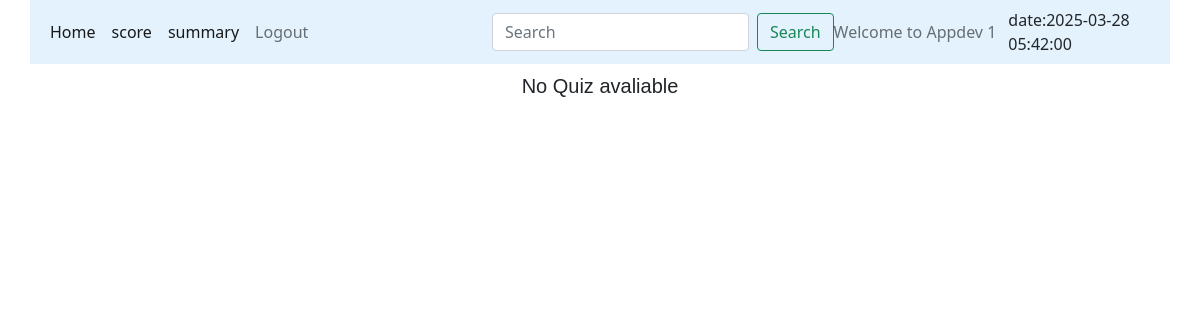
The app's page /user_dashboard/1/Appdev 1, older data.
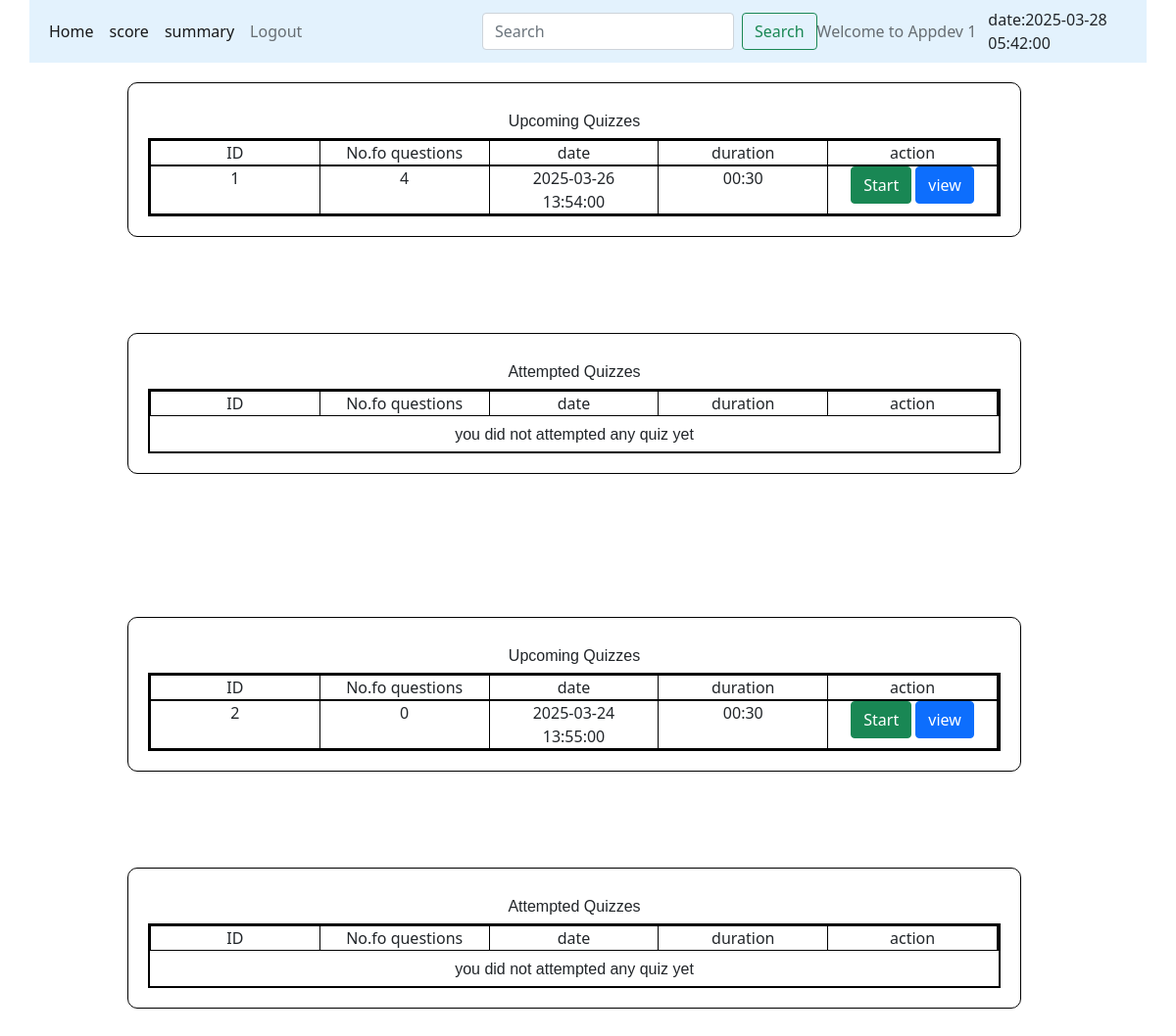
The same page, newer data.
### models/database.py (models this page shows)
class Quizzes(db.Model):
    __tablename__="Quizzes"
    id=db.Column(db.Integer, primary_key=True, autoincrement=True, unique=True)
    title=db.Column(db.String(100), nullable=False)
    Chapter_id=db.Column(db.Integer, db.ForeignKey('Chapters.id',ondelete="CASCADE"))
    total_score=db.Column(db.Integer, default=100, nullable=False)
    date=db.Column(db.DateTime, nullable=False)
    time_duration=db.Column(db.String(11), nullable=False)
    remark=db.Column(db.String(100))
    status=db.Column(db.String(100),default="Active", nullable=False)
    Question=db.relationship('Questions', backref="Quizzes", cascade="all, delete-orphan")
    Score=db.relationship('Scores', backref='Quizzes', cascade="all, delete-orphan")

### controllers/main.py (the view)
@app.route("/user_dashboard/<id>/<name>" ,methods=["GET","POST"])
def user_dashboard(name,id):
    quizzes=Quizzes.query.all()
    datetime_now=datetime.today().strftime('%Y-%m-%dT%H:%M')
    datetime_now=datetime.strptime(datetime_now,'%Y-%m-%dT%H:%M')
    return render_template("user_dashboard.html",name=name, id=id, quizzes=quizzes, datetime_now=datetime_now)

### templates/user_dashboard.html (shortened to what this page needs)
{%extends "user_layout.html"%}
{%block content%}
            {%if quizzes%}
            {%for q in quizzes%}
            <div>
              {%if q.status=="Active"%}
              <div class="small_form">
                <h4 class="center">Upcoming Quizzes</h4>
                <div class="container text-center">
                  <div class="row">
                    <div class="col">
                      ID
                    </div>
                    <div class="col">
                      No.fo questions
                    </div>
                    <div class="col">
                      date
                    </div>
                    <div class="col">
                      duration
                    </div>
                    <div class="col">
                      action
                    </div>
                  </div>
                  {%if not q.Score.is_score%}
                  <div class="row">
                    <div class="col">
                      {{q.id}}
                    </div>
                    <div class="col">
                      {{q.Question | length}}
                    </div>
                    <div class="col">
                      {{q.date}}
                    </div>
                    <div class="col">
                      {{q.time_duration}}
                    </div>
                    <div class="col">
                      <a class="btn btn-success" href="/start_quiz/{{id}}/{{name}}/{{q.id}}" role="button">Start</a>
                      <a class="btn btn-primary" href="/view_quiz_d/{{id}}/{{name}}/{{q.id}}" role="button">view</a>
                    </div>
                  </div>
                  {%else%}
                  <div>
                    <h4 class="center">No Upcoming Quizzes</h4>
                  </div>
                  {%endif%}
                </div>
              </div>
              {%endif%}
              <br><br>
              {%if q.status=="Active"%}
              <div class="small_form">
                <h4 class="center">Attempted Quizzes</h4>
                <div class="container text-center">
                  <div class="row">
                    <div class="col">
                      ID
                    </div>
                    <div class="col">
                      No.fo questions
                    </div>
                    <div class="col">
                      date
                    </div>
                    <div class="col">
                      duration
                    </div>
                    <div class="col">
                      action
                    </div>
                  </div>
                  {%if q.Score.is_score%}
                  <div class="row">
                    <div class="col">
                      {{q.id}}
                    </div>
                    <div class="col">
                      {{q.Question | length}}
                    </div>
                    <div class="col">
                      {{q.date}}
                    </div>
                    <div class="col">
                      {{q.time_duration}}
                    </div>
                    <div class="col">
                      <a class="btn btn-success" href="/start_quiz/{{id}}/{{name}}/{{q.id}}" role="button">Re-Take</a>
                      <a class="btn btn-primary" href="/view_result/{{id}}/{{name}}/{{q.id}}" role="button">view_result</a>
                    </div>
                  </div>
                  {%else%}
                  <div>
                    <h4 class="center">you did not attempted any quiz yet</h4>
                  </div>
                  {%endif%}
                </div>
              </div>
              <br><br><br><br>
              {%else%}
              <div class="center">
                <h4>there is error in quizzes</h4>
              </div>
              {%endif%}
            </div>
            {%endfor%}
            {%else%}
              <div class="center">
                <h5>No Quiz avaliable</h5>
              </div>
            {%endif%}
{%endblock%}

Row changes from the older to the newer data that the page shows:
added Quizzes: id "1", Question|length "4", date "2025-03-26 13:54:00", time_duration "00:30", status "Attempted Quizzes"
added Quizzes: id "2", Question|length "0", date "2025-03-24 13:55:00", time_duration "00:30", status "Attempted Quizzes"
Text that changed along with them:
text no longer shown: "No Quiz avaliable"
